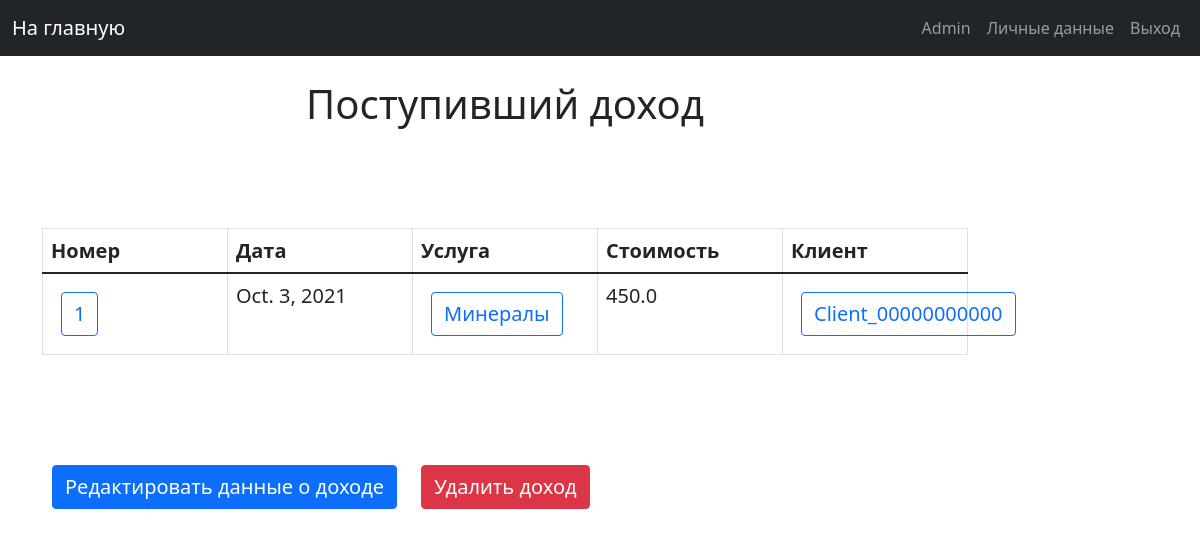
/main_page_admin/revenue1 (signed in), run on the app's committed database.
### musem/models.py (models this page shows, shortened)
class Revenue(models.Model):
    revenue_id = models.IntegerField(primary_key=True)
    date = models.DateField()
    service = models.ForeignKey('Service', on_delete=models.CASCADE)
    client = models.ForeignKey(User, on_delete=models.CASCADE)
    revenue = models.FloatField(default=0.0)
    is_activate = models.IntegerField(default=1)
    class Meta:
        verbose_name = "Revenue"
        verbose_name_plural = "Revenue in the museum"

### musem/views.py (the view)
# urls.py: path('main_page_admin/revenue<int:revenue_id>', admin_revenue_description, name="revenue_description"),
def admin_revenue_description(request, revenue_id):
    if not request.user.is_superuser:
        return HttpResponseForbidden()
    head = ["Номер", "Дата", "Услуга", "Стоимость", "Клиент"]
    query = f"SELECT mr.revenue_id, mr.date, mr.revenue, ms.name AS service_name, au.first_name as client_name, " \
            f"ms.service_id, au.id FROM musem_revenue mr JOIN musem_service ms, auth_user au ON " \
            f"mr.service_id = ms.service_id AND mr.client_id = au.id WHERE mr.revenue_id = {revenue_id} AND " \
            f"mr.is_activate = 1"
    table = Revenue.objects.raw(raw_query=query)
    return render(request, 'admin_pages/tables/descriptions/revenue_description.html', {
        'title_page': 'Поступивший доход',
        'hide_nav_bar': 0,
        'head': head,
        'table': table,
        'is_administrative_zone': 1
    })

### templates/admin_pages/tables/descriptions/revenue_description.html
{% extends 'include/base.html' %}
{% load static %}
{% block title %}
    <div class="title_block">
        <h2 class="title">{{ title_page }}</h2>
    </div>
{% endblock title %}
{% block content %}
    <div class="list_button_block">
        {% include 'include/tables/revenue_table.html' %}
        {% for content_list in table %}
            <a class="btn btn-primary text_button"
               href="{% url 'edit_revenue' revenue_id=content_list.revenue_id %}">Редактировать данные о доходе</a>
            <a class="btn btn-danger text_button"
               href="{% url 'delete_revenue' revenue_id=content_list.revenue_id%}">Удалить доход</a>
        {% endfor %}
    </div>
{% endblock content %}

### templates/include/navbar.html (shortened to what this page needs)
<nav class="navbar navbar-expand-md navbar-dark bg-dark mb-4">
    <div class="container-fluid">
        {% if is_administrative_zone %}
            <a class="navbar-brand" href="{% url "main_page_admin" %}">На главную</a>
        {% else %}
            <a class="navbar-brand" href="{% url "main_page" %}">На главную</a>
        {% endif %}
        <div class="pull-right">
            <ul class="navbar-nav me-auto mb-2 mb-md-0">
                {% if request.user.is_authenticated %}
                    <li class="nav-item">
                        <a class="nav-link" href="{% url 'user_data' %}" tabindex="-1">{{ request.user.first_name }}</a>
                    </li>
                    <li class="nav-item">
                        <a class="nav-link" href="{% url 'user_settings' %}" tabindex="-1">Личные данные</a>
                    </li>
                    <li class="nav-item">
                        <a class="nav-link" href="{% url 'logout' %}" tabindex="-1">Выход</a>
                    </li>
                {% endif %}
            </ul>
        </div>
    </div>
</nav>

### templates/include/tables/revenue_table.html (shortened to what this page needs)
{% extends 'include/base_table.html' %}
{% load static %}
    {% block table_head %}
        {% for title in head %}
            <th class="text_button">{{ title }}</th>
        {% endfor %}
    {% endblock %}
    {% block table_content %}
        {% for content_list in table %}
            <tr>
                <td>
                    <a href="{% url 'revenue_description' revenue_id=content_list.revenue_id %}"
                       class="btn btn-outline-primary text_button">{{ content_list.revenue_id }}</a>
                </td>
                <td class="text_button">{{ content_list.date }}</td>
                <td>
                    <a href="{% url 'service_description' service_id=content_list.service_id %}"
                       class="btn btn-outline-primary text_button">{{ content_list.service_name }}</a>
                </td>
                <td class="text_button">{{ content_list.revenue }}</td>
                <td>
                    <a href="{% url 'user_description' user_id=content_list.client_id %}"
                       class="btn btn-outline-primary text_button">{{ content_list.client_name }}</a>
                </td>
            </tr>
        {% endfor %}
    {% endblock %}

### static/css/my_styles.css (style rules this page uses)
.title_block { margin-bottom: 100px; }
.title { font-size: 40px; text-align: center; }
.text_button { font-size: 20px; margin: 10px; }
td, th { white-space: normal; word-wrap: break-word; }
.list_button_block { margin-bottom: 50px; }

### data on the page
Revenue: revenue_id "1", date "Oct. 3, 2021", service_name "Минералы", revenue "450.0", client_name "Client_00000000000"

### other printed values
{{ request.user.first_name }} "Admin"
{{ title_page }} "Поступивший доход"
{{ title }} "Номер" "Дата" "Услуга" "Стоимость" "Клиент"
